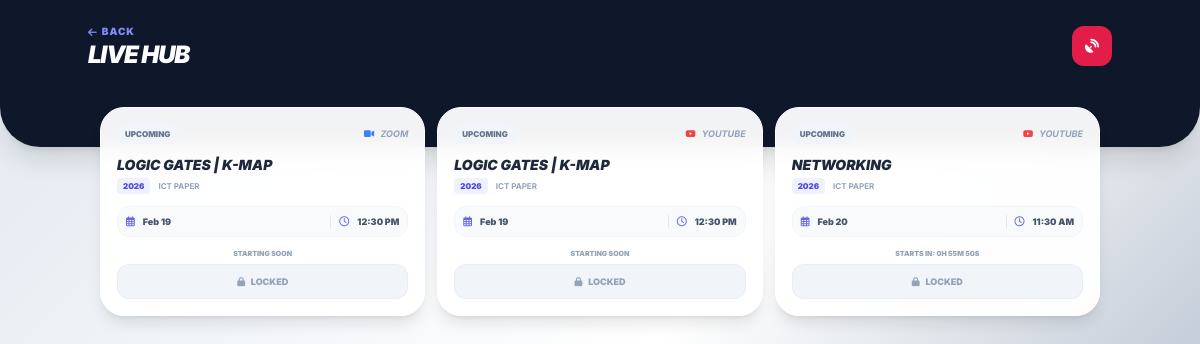
Page /st_live_classes.php (signed in) on the committed database.
### tables this page shows
CREATE TABLE `live_classes` (
  `id` int(11) NOT NULL,
  `teacher_id` int(11) NOT NULL,
  `class_id` int(11) NOT NULL,
  `topic` varchar(255) NOT NULL,
  `admin_link` text DEFAULT NULL,
  `live_date` date NOT NULL,
  `live_time` time NOT NULL,
  `meeting_link` text NOT NULL,
  `media` varchar(50) DEFAULT NULL,
  `status` enum('Upcoming','Live','Ended') DEFAULT 'Upcoming',
  `created_at` timestamp NOT NULL DEFAULT current_timestamp()
);

CREATE TABLE `classes` (
  `class_id` int(11) NOT NULL,
  `teacher_id` int(11) NOT NULL,
  `exam_year` varchar(10) DEFAULT NULL,
  `stream` enum('O/L','A/L') DEFAULT NULL,
  `subject` varchar(100) DEFAULT NULL,
  `class_fee` decimal(10,2) DEFAULT 0.00,
  `fee_type` enum('day','monthly') DEFAULT 'monthly'
);

### st_live_classes.php (the view, shortened to what this page needs)
<?php
include 'config.php';
$student_id = $_SESSION['user_id'];
$sql = "SELECT lc.*, c.subject, c.exam_year, c.stream
        FROM live_classes lc
        JOIN classes c ON lc.class_id = c.class_id
        JOIN student_classes sc ON lc.class_id = sc.class_id
        WHERE sc.student_id = '$student_id'
        AND lc.status IN ('Live', 'Upcoming')
        ORDER BY lc.status ASC, lc.live_date ASC, lc.live_time ASC";
$result = $conn->query($sql);
?>
<!DOCTYPE html>
<html lang="en">
<head>
    <script src="https://cdn.tailwindcss.com"></script>
    <link rel="stylesheet" href="https://cdnjs.cloudflare.com/ajax/libs/font-awesome/6.4.0/css/all.min.css">
</head>
<body class="pb-24">
    <div class="bg-slate-900 text-white pb-20 pt-6 px-6 rounded-b-[2.5rem] shadow-xl relative">
        <div class="max-w-5xl mx-auto flex justify-between items-center">
            <div>
                <a href="index.php" class="text-[10px] font-black uppercase tracking-widest text-indigo-400 flex items-center gap-1 mb-1">
                    <i class="fas fa-arrow-left"></i> Back
                </a>
                <h1 class="text-2xl font-black italic tracking-tighter uppercase leading-none">Live Hub</h1>
            </div>
            <div class="w-10 h-10 bg-rose-600 rounded-xl flex items-center justify-center">
                <i class="fas fa-satellite-dish text-white text-sm"></i>
            </div>
        </div>
    </div>
    <main class="max-w-5xl mx-auto px-3 -mt-10">
        <div class="grid grid-cols-1 md:grid-cols-2 lg:grid-cols-3 gap-3">
            <?php if($result && $result->num_rows > 0): ?>
                <?php while($row = $result->fetch_assoc()):
                    $is_live = ($row['status'] == 'Live');
                    $dt_string = $row['live_date'] . ' ' . $row['live_time'];
                ?>
                    <div class="glass-card shadow-lg p-4 flex flex-col justify-between transition-all active:scale-[0.98]">
                        <div class="flex justify-between items-center mb-3">
                            <?php if($is_live): ?>
                                <span class="bg-rose-100 text-rose-600 text-[8px] font-black px-2 py-1 rounded-md uppercase flex items-center gap-1 live-pulse">
                                    <i class="fas fa-circle text-[5px]"></i> Live
                                </span>
                            <?php else: ?>
                                <span class="bg-slate-100 text-slate-500 text-[8px] font-black px-2 py-1 rounded-md uppercase">
                                    Upcoming
                                </span>
                            <?php endif; ?>
                            <span class="text-[9px] font-bold text-slate-400 uppercase italic">
                                <i class="<?= ($row['media'] == 'Zoom') ? 'fas fa-video text-blue-500' : 'fab fa-youtube text-red-500' ?> mr-1"></i>
                                <?= $row['media'] ?>
                            </span>
                        </div>
                        <div class="mb-3">
                            <h3 class="text-sm font-black text-slate-800 uppercase italic leading-tight mb-1 truncate">
                                <?= $row['topic'] ?>
                            </h3>
                            <div class="flex items-center gap-2">
                                <span class="text-[8px] font-black px-1.5 py-0.5 bg-indigo-50 text-indigo-600 rounded">
                                    <?= $row['exam_year'] ?>
                                </span>
                                <span class="text-[8px] font-bold text-slate-400 uppercase truncate">
                                    <?= $row['subject'] ?>
                                </span>
                            </div>
                        </div>
                        <div class="flex items-center justify-between p-2 bg-slate-50 rounded-xl border border-slate-100 mb-3">
                            <div class="flex items-center gap-2">
                                <i class="far fa-calendar-alt text-indigo-500 text-[10px]"></i>
                                <span class="text-[9px] font-black text-slate-600"><?= date('M d', strtotime($row['live_date'])) ?></span>
                            </div>
                            <div class="flex items-center gap-2 border-l pl-2 border-slate-200">
                                <i class="far fa-clock text-indigo-500 text-[10px]"></i>
                                <span class="text-[9px] font-black text-slate-600"><?= date('h:i A', strtotime($row['live_time'])) ?></span>
                            </div>
                        </div>
                        <?php if($is_live): ?>
                            <a href="<?= $row['meeting_link'] ?>" target="_blank" class="w-full bg-slate-900 text-white text-center py-2.5 rounded-xl font-black text-[9px] uppercase tracking-widest hover:bg-indigo-600 transition-all shadow-md">
                                <i class="fas fa-play mr-1"></i> Join Now
                            </a>
                        <?php else: ?>
                            <div class="flex flex-col gap-1">
                                <span class="text-[7px] font-black text-slate-400 uppercase text-center countdown-timer" data-time="<?= $dt_string ?>">
                                </span>
                                <button disabled class="w-full bg-slate-100 text-slate-400 py-2.5 rounded-xl font-black text-[9px] uppercase border border-slate-200/50 cursor-not-allowed">
                                    <i class="fas fa-lock mr-1"></i> Locked
                                </button>
                            </div>
                        <?php endif; ?>
                    </div>
                <?php endwhile; ?>
            <?php else: ?>
                <div class="col-span-full py-10 glass-card text-center opacity-50">
                    <p class="text-[9px] font-black uppercase tracking-widest">No classes found</p>
                </div>
            <?php endif; ?>
        </div>
    </main>
</body>
</html>

### st_live_classes.php (style rules this page uses)
body { font-family: 'Inter', sans-serif; background: linear-gradient(135deg, #e2e8f0 0%, #ffffff 50%, #94a3b8 100%); background-attachment: fixed; min-height: 100vh; }
.glass-card { background: rgba(255, 255, 255, 0.95); backdrop-filter: blur(10px); border-radius: 1.5rem; border: 1px solid white; }

### rows in the picture
live_classes: status "UPCOMING", media "ZOOM", topic "LOGIC GATES | K-MAP", class.exam_year "2026", class.subject "ICT PAPER", live_date "Feb 19", live_time "12:30 PM"
live_classes: status "UPCOMING", media "YOUTUBE", topic "LOGIC GATES | K-MAP", class.exam_year "2026", class.subject "ICT PAPER", live_date "Feb 19", live_time "12:30 PM"
live_classes: status "UPCOMING", media "YOUTUBE", topic "NETWORKING", class.exam_year "2026", class.subject "ICT PAPER", live_date "Feb 20", live_time "11:30 AM"
